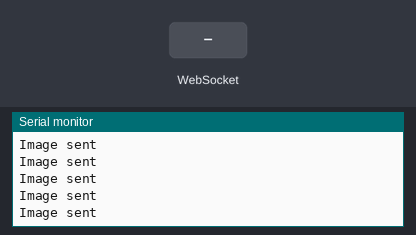
Recording of a sketch running on a simulated ESP32. On the bench: the last lines printed to the serial monitor. Inputs (shaded band) come from the test bench. WiFi joins after 1.5 s; servers stay silent unless stated; the camera gives no picture.

Above: at 3.0 s.
3.1 s: WebSocket text "1" received
At 3.14 s:
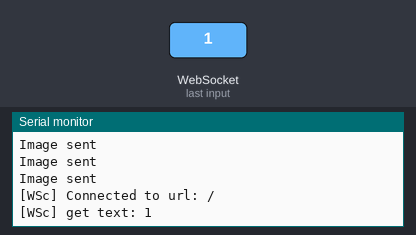
4.6 s: WebSocket text "0" received
At 4.65 s:
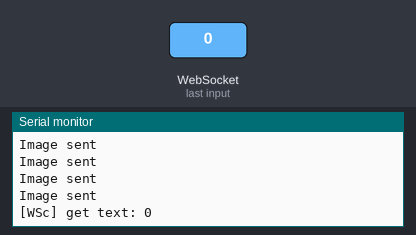
6.1 s: WebSocket text "2" received
At 6.16 s:
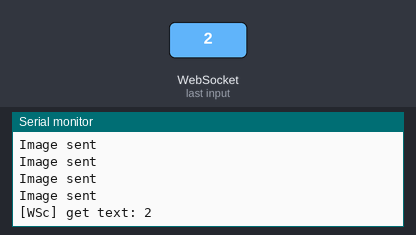

Measured:
- after the input at 3.1 s, the serial monitor: prints a new line at once (image 1)
- after the input at 4.6 s, the serial monitor: prints a new line at once (image 2)
- after the input at 6.1 s, the serial monitor: prints a new line after 0.05 s (image 3)

The sketch:

CameraWebServer.ino
```cpp
#include "esp_camera.h"
#include <WiFi.h>
#include <WebSocketsClient.h>
//
// WARNING!!! PSRAM IC required for UXGA resolution and high JPEG quality
//            Ensure ESP32 Wrover Module or other board with PSRAM is selected
//            Partial images will be transmitted if image exceeds buffer size
//

// Select camera model
//#define CAMERA_MODEL_WROVER_KIT // Has PSRAM
//#define CAMERA_MODEL_ESP_EYE // Has PSRAM
//#define CAMERA_MODEL_M5STACK_PSRAM // Has PSRAM
//#define CAMERA_MODEL_M5STACK_V2_PSRAM // M5Camera version B Has PSRAM
//#define CAMERA_MODEL_M5STACK_WIDE // Has PSRAM
//#define CAMERA_MODEL_M5STACK_ESP32CAM // No PSRAM
#define CAMERA_MODEL_AI_THINKER // Has PSRAM
//#define CAMERA_MODEL_TTGO_T_JOURNAL // No PSRAM

#include "camera_pins.h"

const char* ssid = "HILL OF JOY";
const char* password = "02093001";

WebSocketsClient webSocket;

void startCameraServer();

void setup() {
  Serial.begin(115200);
  Serial.setDebugOutput(true);
  Serial.println();

  camera_config_t config;
  config.ledc_channel = LEDC_CHANNEL_0;
  config.ledc_timer = LEDC_TIMER_0;
  config.pin_d0 = Y2_GPIO_NUM;
  config.pin_d1 = Y3_GPIO_NUM;
  config.pin_d2 = Y4_GPIO_NUM;
  config.pin_d3 = Y5_GPIO_NUM;
  config.pin_d4 = Y6_GPIO_NUM;
  config.pin_d5 = Y7_GPIO_NUM;
  config.pin_d6 = Y8_GPIO_NUM;
  config.pin_d7 = Y9_GPIO_NUM;
  config.pin_xclk = XCLK_GPIO_NUM;
  config.pin_pclk = PCLK_GPIO_NUM;
  config.pin_vsync = VSYNC_GPIO_NUM;
  config.pin_href = HREF_GPIO_NUM;
  config.pin_sscb_sda = SIOD_GPIO_NUM;
  config.pin_sscb_scl = SIOC_GPIO_NUM;
  config.pin_pwdn = PWDN_GPIO_NUM;
  config.pin_reset = RESET_GPIO_NUM;
  config.xclk_freq_hz = 20000000;
  config.pixel_format = PIXFORMAT_JPEG;

  // if PSRAM IC present, init with UXGA resolution and higher JPEG quality
  //                      for larger pre-allocated frame buffer.
  if(psramFound()){
    config.frame_size = FRAMESIZE_UXGA;
    config.jpeg_quality = 10;
    config.fb_count = 2;
  } else {
    config.frame_size = FRAMESIZE_SVGA;
    config.jpeg_quality = 12;
    config.fb_count = 1;
  }

#if defined(CAMERA_MODEL_ESP_EYE)
  pinMode(13, INPUT_PULLUP);
  pinMode(14, INPUT_PULLUP);
#endif

  // camera init
  esp_err_t err = esp_camera_init(&config);
  if (err != ESP_OK) {
    Serial.printf("Camera init failed with error 0x%x", err);
    return;
  }

  sensor_t * s = esp_camera_sensor_get();
  // initial sensors are flipped vertically and colors are a bit saturated
  if (s->id.PID == OV3660_PID) {
    s->set_vflip(s, 1); // flip it back
    s->set_brightness(s, 1); // up the brightness just a bit
    s->set_saturation(s, -2); // lower the saturation
  }
  // drop down frame size for higher initial frame rate
  s->set_framesize(s, FRAMESIZE_QVGA);

#if defined(CAMERA_MODEL_M5STACK_WIDE) || defined(CAMERA_MODEL_M5STACK_ESP32CAM)
  s->set_vflip(s, 1);
  s->set_hmirror(s, 1);
#endif

  WiFi.begin(ssid, password);

  while (WiFi.status() != WL_CONNECTED) {
    delay(500);
    Serial.print(".");
  }
  Serial.println("");
  Serial.println("WiFi connected");

  startCameraServer();

  Serial.print("Camera Ready! Use 'http://");
  Serial.print(WiFi.localIP());
  Serial.println("' to connect");

    // server address, port and URL
  webSocket.begin("192.168.1.4", 8888, "/client");
  webSocket.onEvent(webSocketEvent);
  webSocket.setReconnectInterval(5000);
  webSocket.enableHeartbeat(15000, 3000, 2);
}

void webSocketEvent(WStype_t type, uint8_t * payload, size_t length) {

  switch(type) {
    case WStype_DISCONNECTED:
      Serial.printf("[WSc] Disconnected!\n");
      break;
    case WStype_CONNECTED: {
      Serial.printf("[WSc] Connected to url: %s\n", payload);
    }
      break;
    case WStype_TEXT:
      Serial.printf("[WSc] get text: %s\n", payload);
      break;
    case WStype_BIN:
      Serial.printf("[WSc] get binary length: %u\n", length);
      break;
    case WStype_PING:
        // pong will be send automatically
        Serial.printf("[WSc] get ping\n");
        break;
    case WStype_PONG:
        // answer to a ping we send
        Serial.printf("[WSc] get pong\n");
        break;
    }

}

unsigned long messageTimestamp = 0;
void loop() {
  // put your main code here, to run repeatedly:
      webSocket.loop();
    uint64_t now = millis();

    if(now - messageTimestamp > 30) {
        messageTimestamp = now;

        camera_fb_t * fb = NULL;

        // Take Picture with Camera
        fb = esp_camera_fb_get();
        if(!fb) {
          Serial.println("Camera capture failed");
          return;
        }

        webSocket.sendBIN(fb->buf,fb->len);
        Serial.println("Image sent");
        esp_camera_fb_return(fb);
    }
  //delay(10000);
}
```

camera_pins.h
```cpp
#if defined(CAMERA_MODEL_WROVER_KIT)
#define PWDN_GPIO_NUM    -1
#define RESET_GPIO_NUM   -1
#define XCLK_GPIO_NUM    21
#define SIOD_GPIO_NUM    26
#define SIOC_GPIO_NUM    27

#define Y9_GPIO_NUM      35
#define Y8_GPIO_NUM      34
#define Y7_GPIO_NUM      39
#define Y6_GPIO_NUM      36
#define Y5_GPIO_NUM      19
#define Y4_GPIO_NUM      18
#define Y3_GPIO_NUM       5
#define Y2_GPIO_NUM       4
#define VSYNC_GPIO_NUM   25
#define HREF_GPIO_NUM    23
#define PCLK_GPIO_NUM    22

#elif defined(CAMERA_MODEL_ESP_EYE)
#define PWDN_GPIO_NUM    -1
#define RESET_GPIO_NUM   -1
#define XCLK_GPIO_NUM    4
#define SIOD_GPIO_NUM    18
#define SIOC_GPIO_NUM    23

#define Y9_GPIO_NUM      36
#define Y8_GPIO_NUM      37
#define Y7_GPIO_NUM      38
#define Y6_GPIO_NUM      39
#define Y5_GPIO_NUM      35
#define Y4_GPIO_NUM      14
#define Y3_GPIO_NUM      13
#define Y2_GPIO_NUM      34
#define VSYNC_GPIO_NUM   5
#define HREF_GPIO_NUM    27
#define PCLK_GPIO_NUM    25

#elif defined(CAMERA_MODEL_M5STACK_PSRAM)
#define PWDN_GPIO_NUM     -1
#define RESET_GPIO_NUM    15
#define XCLK_GPIO_NUM     27
#define SIOD_GPIO_NUM     25
#define SIOC_GPIO_NUM     23

#define Y9_GPIO_NUM       19
#define Y8_GPIO_NUM       36
#define Y7_GPIO_NUM       18
#define Y6_GPIO_NUM       39
#define Y5_GPIO_NUM        5
#define Y4_GPIO_NUM       34
#define Y3_GPIO_NUM       35
#define Y2_GPIO_NUM       32
#define VSYNC_GPIO_NUM    22
#define HREF_GPIO_NUM     26
#define PCLK_GPIO_NUM     21

#elif defined(CAMERA_MODEL_M5STACK_V2_PSRAM)
#define PWDN_GPIO_NUM     -1
#define RESET_GPIO_NUM    15
#define XCLK_GPIO_NUM     27
#define SIOD_GPIO_NUM     22
#define SIOC_GPIO_NUM     23

#define Y9_GPIO_NUM       19
#define Y8_GPIO_NUM       36
#define Y7_GPIO_NUM       18
#define Y6_GPIO_NUM       39
#define Y5_GPIO_NUM        5
#define Y4_GPIO_NUM       34
#define Y3_GPIO_NUM       35
#define Y2_GPIO_NUM       32
#define VSYNC_GPIO_NUM    25
#define HREF_GPIO_NUM     26
#define PCLK_GPIO_NUM     21

#elif defined(CAMERA_MODEL_M5STACK_WIDE)
#define PWDN_GPIO_NUM     -1
#define RESET_GPIO_NUM    15
#define XCLK_GPIO_NUM     27
#define SIOD_GPIO_NUM     22
#define SIOC_GPIO_NUM     23

#define Y9_GPIO_NUM       19
#define Y8_GPIO_NUM       36
#define Y7_GPIO_NUM       18
#define Y6_GPIO_NUM       39
#define Y5_GPIO_NUM        5
#define Y4_GPIO_NUM       34
#define Y3_GPIO_NUM       35
#define Y2_GPIO_NUM       32
#define VSYNC_GPIO_NUM    25
#define HREF_GPIO_NUM     26
#define PCLK_GPIO_NUM     21

#elif defined(CAMERA_MODEL_M5STACK_ESP32CAM)
#define PWDN_GPIO_NUM     -1
#define RESET_GPIO_NUM    15
#define XCLK_GPIO_NUM     27
#define SIOD_GPIO_NUM     25
#define SIOC_GPIO_NUM     23

#define Y9_GPIO_NUM       19
#define Y8_GPIO_NUM       36
#define Y7_GPIO_NUM       18
#define Y6_GPIO_NUM       39
#define Y5_GPIO_NUM        5
#define Y4_GPIO_NUM       34
#define Y3_GPIO_NUM       35
#define Y2_GPIO_NUM       17
#define VSYNC_GPIO_NUM    22
#define HREF_GPIO_NUM     26
#define PCLK_GPIO_NUM     21

#elif defined(CAMERA_MODEL_AI_THINKER)
#define PWDN_GPIO_NUM     32
#define RESET_GPIO_NUM    -1
#define XCLK_GPIO_NUM      0
#define SIOD_GPIO_NUM     26
#define SIOC_GPIO_NUM     27

#define Y9_GPIO_NUM       35
#define Y8_GPIO_NUM       34
#define Y7_GPIO_NUM       39
#define Y6_GPIO_NUM       36
#define Y5_GPIO_NUM       21
#define Y4_GPIO_NUM       19
#define Y3_GPIO_NUM       18
#define Y2_GPIO_NUM        5
#define VSYNC_GPIO_NUM    25
#define HREF_GPIO_NUM     23
#define PCLK_GPIO_NUM     22

#elif defined(CAMERA_MODEL_TTGO_T_JOURNAL)
#define PWDN_GPIO_NUM      0
#define RESET_GPIO_NUM    15
#define XCLK_GPIO_NUM     27
#define SIOD_GPIO_NUM     25
#define SIOC_GPIO_NUM     23

#define Y9_GPIO_NUM       19
#define Y8_GPIO_NUM       36
#define Y7_GPIO_NUM       18
#define Y6_GPIO_NUM       39
#define Y5_GPIO_NUM        5
#define Y4_GPIO_NUM       34
#define Y3_GPIO_NUM       35
#define Y2_GPIO_NUM       17
#define VSYNC_GPIO_NUM    22
#define HREF_GPIO_NUM     26
#define PCLK_GPIO_NUM     21

#else
#error "Camera model not selected"
#endif
```
